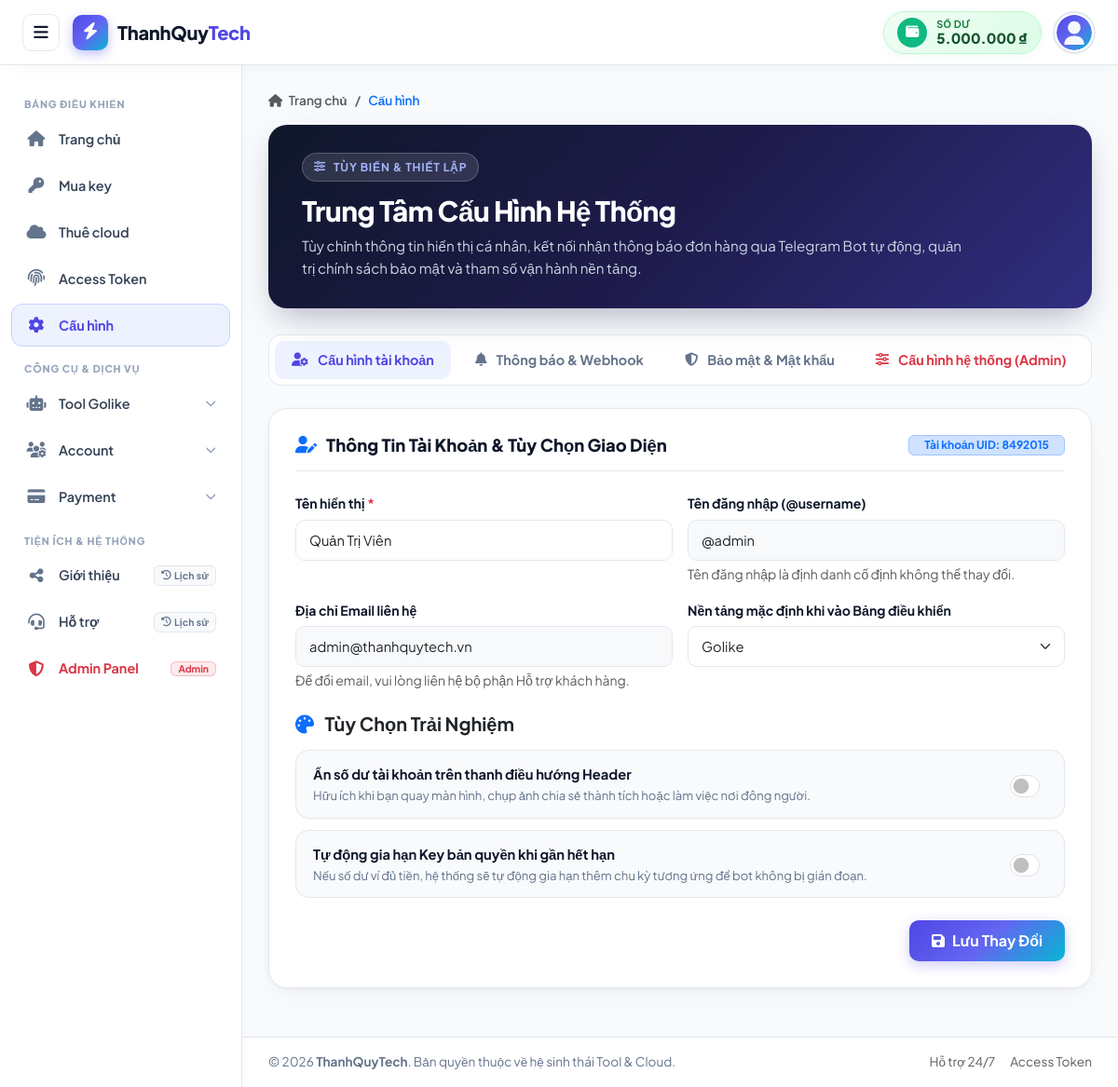
The page /settings.php (signed in) on the database its author committed.
### tables this page shows
CREATE TABLE IF NOT EXISTS `users` (
    `id` BIGINT UNSIGNED AUTO_INCREMENT PRIMARY KEY COMMENT 'Khóa chính tự tăng',
    `uid` INT UNSIGNED NOT NULL UNIQUE COMMENT 'Mã định danh riêng biệt (7 chữ số: 1000000 - 9999999)',
    `uuid` CHAR(36) NOT NULL UNIQUE COMMENT 'Định danh duy nhất chuẩn UUIDv7 liên kết giữa các bảng',
    `name` VARCHAR(100) NOT NULL COMMENT 'Tên hiển thị người dùng',
    `username` VARCHAR(50) NOT NULL UNIQUE COMMENT 'Tên đăng nhập (@tên)',
    `password` VARCHAR(255) NOT NULL COMMENT 'Mật khẩu mã hóa Hash + Salt + Stretching (BCRYPT / Argon2ID)',
    `email` VARCHAR(191) NOT NULL UNIQUE COMMENT 'Địa chỉ email duy nhất',
    `balance` DECIMAL(15, 2) NOT NULL DEFAULT 0.00 COMMENT 'Số dư tài khoản nạp vào (VND)',
    `avatar` VARCHAR(255) NOT NULL DEFAULT 'assets/images/default-avatar.svg' COMMENT 'Đường dẫn ảnh đại diện',
    `role` ENUM('Admin', 'Member') NOT NULL DEFAULT 'Member' COMMENT 'Vai trò người dùng trong hệ thống',
    `status` ENUM('Active', 'Inactive', 'Locked') NOT NULL DEFAULT 'Active' COMMENT 'Trạng thái hoạt động của tài khoản',
    `created_at` TIMESTAMP NOT NULL DEFAULT CURRENT_TIMESTAMP COMMENT 'Thời điểm tạo tài khoản',
    `updated_at` TIMESTAMP NOT NULL DEFAULT CURRENT_TIMESTAMP ON UPDATE CURRENT_TIMESTAMP COMMENT 'Thời điểm cập nhật gần nhất',
    
    INDEX `idx_users_uid` (`uid`),
    INDEX `idx_users_uuid` (`uuid`),
    INDEX `idx_users_username` (`username`),
    INDEX `idx_users_email` (`email`),
    INDEX `idx_users_status` (`status`)
);

### settings.php (the view, shortened to what the rows shown need)
<?php
require_once __DIR__ . '/config/config.php';
$stmt = $pdo->prepare("
    SELECT id, uid, uuid, name, username, email, balance, avatar, role, status, password, created_at, updated_at
    FROM users
    WHERE id = ?
    LIMIT 1
");
$stmt->execute([$_SESSION['user_id']]);
$user = $stmt->fetch();
$currentUser = $user;
try {
    $pdo->exec("
        CREATE TABLE IF NOT EXISTS `settings` (
            `id` BIGINT UNSIGNED AUTO_INCREMENT PRIMARY KEY,
            `user_uuid` CHAR(36) DEFAULT NULL,
            `setting_key` VARCHAR(100) NOT NULL,
            `setting_value` LONGTEXT DEFAULT NULL,
            `setting_group` VARCHAR(50) NOT NULL DEFAULT 'general',
            `description` VARCHAR(255) DEFAULT NULL,
            `created_at` TIMESTAMP NOT NULL DEFAULT CURRENT_TIMESTAMP,
            `updated_at` TIMESTAMP NOT NULL DEFAULT CURRENT_TIMESTAMP ON UPDATE CURRENT_TIMESTAMP,
            INDEX `idx_settings_user_uuid` (`user_uuid`),
            INDEX `idx_settings_key` (`setting_key`),
            INDEX `idx_settings_group` (`setting_group`),
            UNIQUE KEY `uq_user_setting_key` (`user_uuid`, `setting_key`)
        ) ENGINE=InnoDB DEFAULT CHARSET=utf8mb4 COLLATE=utf8mb4_unicode_ci;
    ");
} catch (Exception $e) {
}
$userSettings = [];
try {
    $stmtUserSet = $pdo->prepare("SELECT setting_key, setting_value FROM `settings` WHERE user_uuid = ?");
    $stmtUserSet->execute([$user['uuid']]);
    while ($row = $stmtUserSet->fetch()) {
        $userSettings[$row['setting_key']] = $row['setting_value'];
    }
} catch (Exception $e) {
}
$defaultPlatform = $userSettings['default_platform'] ?? 'all';
$hideBalance     = ($userSettings['hide_balance_header'] ?? '0') === '1';
$autoRenew       = ($userSettings['auto_renew_key'] ?? '0') === '1';
$activeTab = $_GET['tab'] ?? 'general';
?>
<!DOCTYPE html>
<html lang="vi">
<head>
    <link href="https://cdn.jsdelivr.net/npm/bootstrap@5.3.3/dist/css/bootstrap.min.css" rel="stylesheet">
    <link rel="stylesheet" href="https://cdnjs.cloudflare.com/ajax/libs/font-awesome/6.5.1/css/all.min.css">
</head>
<body>
    <header class="app-header">
        <div class="header-right">
            <a href="/payments/deposit" class="header-balance-card" title="Nạp tiền vào tài khoản">
                <div class="balance-text-group">
                    <span class="balance-title">Số dư</span>
                    <span class="balance-val"><?= !empty($hideBalance) ? '****** đ' : format_currency($currentUser['balance']) ?></span>
                </div>
            </a>
            <div class="user-profile-container" id="userDropdownContainer">
                <button type="button" class="user-profile-toggle" id="userProfileToggle" onclick="toggleUserPopup(event)" aria-expanded="false" title="<?= htmlspecialchars($currentUser['name']) ?>">
                    <img src="<?= htmlspecialchars($currentUser['avatar']) ?>"
                         alt="Avatar"
                         class="user-avatar-small"
                         onerror="this.onerror=null; this.src='assets/images/default-avatar.svg';">
                </button>
            </div>
        </div>
    </header>
    <main class="app-main">
        <div class="content-container">
            <div class="settings-hero">
                <div class="d-flex flex-column flex-md-row align-items-md-center justify-content-between gap-3">
                    <div>
                        <h1 class="hero-title">Trung Tâm Cấu Hình Hệ Thống</h1>
                    </div>
                </div>
            </div>
            <?php if ($activeTab === 'general'): ?>
            <div class="settings-card">
                <div class="card-header-clean">
                    <h2 class="card-title-clean">
                        <i class="fa-solid fa-user-pen text-primary"></i>
                        <span>Thông Tin Tài Khoản & Tùy Chọn Giao Diện</span>
                    </h2>
                    <span class="badge bg-primary-subtle text-primary border border-primary-subtle px-3 py-1">Tài khoản UID: <?= htmlspecialchars($user['uid']) ?></span>
                </div>
                <form action="settings.php?tab=general" method="POST">
                    <div class="row g-3 mb-4">
                        <div class="col-md-6">
                            <label for="name" class="form-label">Tên hiển thị <span class="text-danger">*</span></label>
                            <input type="text" class="form-control" id="name" name="name" value="<?= htmlspecialchars($user['name']) ?>" required>
                        </div>
                        <div class="col-md-6">
                            <label for="username" class="form-label">Tên đăng nhập (@username)</label>
                            <input type="text" class="form-control bg-light" id="username" value="<?= htmlspecialchars($user['username']) ?>" readonly disabled>
                            <div class="form-text text-muted">Tên đăng nhập là định danh cố định không thể thay đổi.</div>
                        </div>
                        <div class="col-md-6">
                            <label for="email" class="form-label">Địa chỉ Email liên hệ</label>
                            <input type="email" class="form-control bg-light" id="email" value="<?= htmlspecialchars($user['email']) ?>" readonly disabled>
                            <div class="form-text text-muted">Để đổi email, vui lòng liên hệ bộ phận Hỗ trợ khách hàng.</div>
                        </div>
                        <div class="col-md-6">
                            <label for="default_platform" class="form-label">Nền tảng mặc định khi vào Bảng điều khiển</label>
                            <select class="form-select" id="default_platform" name="default_platform">
                                <option value="golike" <?= ($defaultPlatform === 'golike') ? 'selected' : '' ?>>Golike</option>
                            </select>
                        </div>
                    </div>
                    <h5 class="fw-bold text-dark mb-3 mt-4">
                        <i class="fa-solid fa-palette text-primary me-2"></i> Tùy Chọn Trải Nghiệm
                    </h5>
                    <div class="switch-container">
                        <div>
                            <div class="switch-title">Ẩn số dư tài khoản trên thanh điều hướng Header</div>
                            <p class="switch-desc">Hữu ích khi bạn quay màn hình, chụp ảnh chia sẻ thành tích hoặc làm việc nơi đông người.</p>
                        </div>
                        <div class="form-check form-switch m-0">
                            <input class="form-check-input" type="checkbox" name="hide_balance_header" id="switchHideBalance" <?= $hideBalance ? 'checked' : '' ?>>
                        </div>
                    </div>
                    <div class="switch-container">
                        <div>
                            <div class="switch-title">Tự động gia hạn Key bản quyền khi gần hết hạn</div>
                            <p class="switch-desc">Nếu số dư ví đủ tiền, hệ thống sẽ tự động gia hạn thêm chu kỳ tương ứng để bot không bị gián đoạn.</p>
                        </div>
                        <div class="form-check form-switch m-0">
                            <input class="form-check-input" type="checkbox" name="auto_renew_key" id="switchAutoRenew" <?= $autoRenew ? 'checked' : '' ?>>
                        </div>
                    </div>
                    <div class="text-end mt-4">
                        <button type="submit" class="btn-gradient-primary">
                            <i class="fa-solid fa-floppy-disk"></i> Lưu Thay Đổi
                        </button>
                    </div>
                </form>
            </div>
            <?php endif; ?>
        </div>
    </main>
</body>
</html>

### rows shown on the page
users: balance "5.000.000 ₫", avatar (placeholder picture), uid "8492015", name "Quản Trị Viên", username "@admin", email "admin@thanhquytech.vn"
